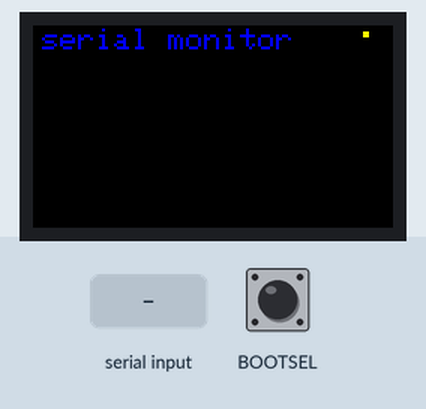
Simulated run of this program. Board: Raspberry Pi Pico. On the bench: 240×135 colour display. The inputs (shaded band) are chosen by the test bench; at power-on: BOOTSEL HIGH.

Above: at 1.3 s.
1.4 s: BOOTSEL pulled LOW for 0.15 s
At 2.6 s:
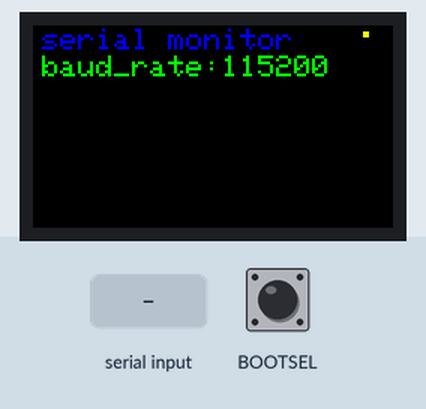
3.0 s: BOOTSEL pulled LOW for 1 s
At 4.4 s:
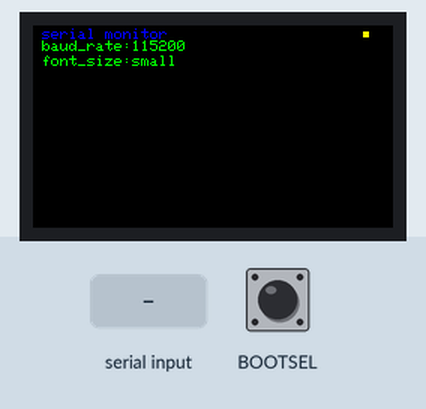
5.5 s: BOOTSEL pulled LOW for 3.2 s
At 6.4 s:
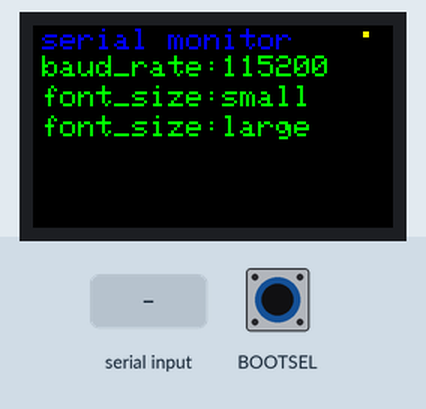
10.2 s: "1\n" received over the second serial link
At 11.0 s:
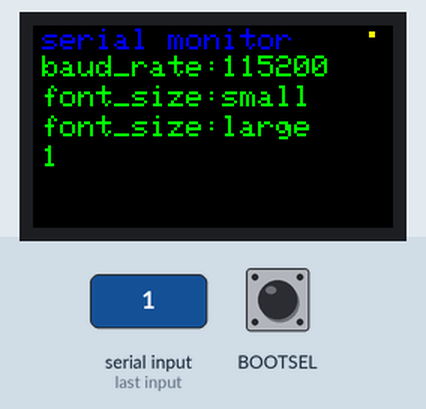
11.8 s: "0\n" received over the second serial link
At 12.5 s:
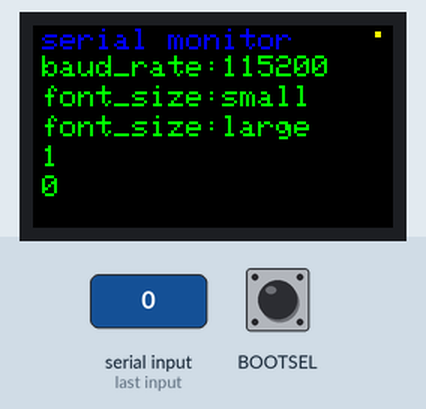
13.4 s: BOOTSEL pulsed LOW 5 times (0.12 s each, 0.3 s apart)
At 14.31 s:
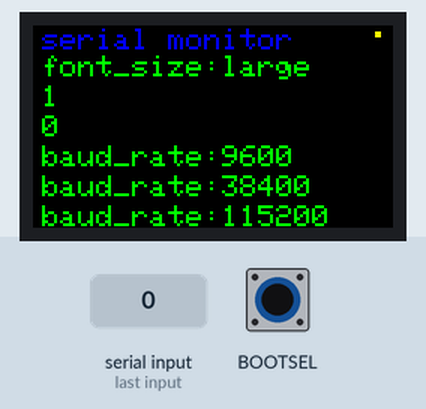
Timing chart, 0 to 16.4 s (numbered marks = the images above; inputs shaded):
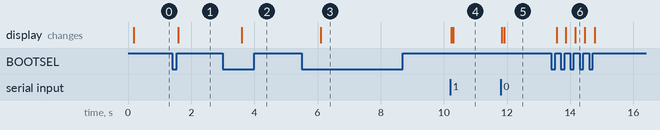

Measured:
- after the input at 1.4 s, the display: changes after 0.19 s (image 1)
- after the input at 3.0 s, the display: changes after 0.59 s (image 2)
- after the input at 5.5 s, the display: changes after 0.60 s (image 3)
- after the input at 10.2 s, the display: first changes at once (image 4 shows a later state)
- after the input at 11.8 s, the display: first changes at once (image 5 shows a later state)
- after the input at 13.4 s, the display: first changes after 0.17 s (image 6 shows a later state)

The program:

main.cpp
```cpp
#include <Adafruit_GFX.h>
#include <Adafruit_ST7789.h>
#include <SPI.h>
#include <list>

// RP2040-GEEKのLCD表示参考
// https://tamanegi.digick.jp/computer-embedded/mcuboa/rp2040geek/

#define TFT_CS 9
#define TFT_RST 12
#define TFT_DC 8
#define TFT_MOSI 11
#define TFT_SCK 10

#define UART0_TX 28
#define UART0_RX 29

const int baudRates[] = {9600, 38400, 115200};

enum {
  Render_Full = 1,
  Render_Indicator = 2,
};

std::list<String> logLines;
int renderRequest = 0;
bool useLargeFont = true;
int baudIndex = 1;
int receiveIndicatorPhase = 0;
bool serialReceived = false;

Adafruit_ST7789 tft = Adafruit_ST7789(&SPI1, TFT_CS, TFT_DC, TFT_RST);

bool readButton() { return BOOTSEL; }

void addLogLine(String text) {
  logLines.push_back(text);
  auto dispalyLinesCapacity = useLargeFont ? 6 : 12;
  while (logLines.size() > dispalyLinesCapacity) {
    logLines.pop_front();
  }
  renderRequest = Render_Full;
}

void updateSerialBaudRate() {
  auto baud = baudRates[baudIndex];
  Serial1.end();
  Serial1.begin(baud);
}

void setup(void) {
  SPI1.setSCK(TFT_SCK);
  SPI1.setTX(TFT_MOSI);
  tft.init(135, 240);
  tft.setRotation(3);
  tft.setTextSize(2);

  Serial1.setTX(UART0_TX);
  Serial1.setRX(UART0_RX);
  updateSerialBaudRate();
  renderRequest = Render_Full;
}

void taskReadSerial() {
  static String lineBuf = "";
  auto lineCapacity = useLargeFont ? 19 : 38;

  while (Serial1.available()) {
    serialReceived = true;
    char chr = Serial1.read();
    if (chr != '\n') {
      lineBuf += chr;
    }
    if (chr == '\n' || chr == '\0' || lineBuf.length() >= lineCapacity) {
      addLogLine(lineBuf);
      lineBuf = "";
    }
  }
}

void taskUpdateReceiveIndicator() {
  static uint tick = 0;
  if (++tick % 100 == 0) {
    if (serialReceived) {
      receiveIndicatorPhase = (receiveIndicatorPhase + 1) % 4;
      renderRequest = Render_Indicator;
      serialReceived = false;
    }
  }
}

void taskRenderDisplay() {
  if (renderRequest == Render_Full) {
    // 全体描画

    // 画面クリア
    tft.fillScreen(ST77XX_BLACK);

    // タイトル
    tft.setTextSize(useLargeFont ? 2 : 1);
    tft.setTextColor(ST77XX_BLUE);
    tft.setCursor(6, 2);
    tft.println("serial monitor");

    // ログ
    tft.setTextColor(ST77XX_GREEN);
    auto lineHeight = useLargeFont ? 20 : 10;
    auto numLogLines = logLines.size();
    auto i = 0;
    for (auto line : logLines) {
      tft.setCursor(6, lineHeight + lineHeight * i);
      tft.println(line);
      i++;
    }

    // 受信インジケータ
    auto px = 220 + receiveIndicatorPhase * 4;
    tft.fillRect(px, 4, 4, 4, ST77XX_YELLOW);

  } else if (renderRequest == Render_Indicator) {
    // 受信インジケータのみ更新
    for (auto i = 0; i < 4; i++) {
      auto px = 220 + i * 4;
      auto active = i == receiveIndicatorPhase;
      tft.fillRect(px, 4, 4, 4, active ? ST77XX_YELLOW : ST77XX_BLACK);
    }
  }
  renderRequest = 0;
}

void actionShiftBaudRate() {
  // ボタンを短く押したときのハンドラ
  // BuadRateを 9600-->38400-->12500の順にシフト
  // デフォルトは38400bps
  baudIndex = (baudIndex + 1) % 3;
  auto baud = baudRates[baudIndex];
  String message = "baud_rate:" + String(baud);
  addLogLine(message);
  updateSerialBaudRate();
}

void actionShiftFontSize() {
  // ボタンを長押ししたときのハンドラ
  // 文字サイズの大小切り替え
  // デフォルトは大
  useLargeFont = !useLargeFont;
  String message = "font_size:" + String(useLargeFont ? "large" : "small");
  addLogLine(message);
}

void taskHandleButton() {
  static int tick = 0;
  static int prevPressed = false;
  static int holdTick = 0;
  static bool actionResolved = false;
  if (tick % 10 == 0) {
    bool pressed = readButton();
    if (!prevPressed && pressed) {
      // ボタン押し始め
      holdTick = 0;
      actionResolved = false;
    }
    if (pressed && !actionResolved) {
      holdTick++;
      if (holdTick >= 50) {
        // ボタン押してを500ms以上ホールド
        actionShiftFontSize();
        actionResolved = true;
      }
    }
    if (prevPressed && !pressed && !actionResolved) {
      // ボタンを押してすぐ離した場合
      actionShiftBaudRate();
      actionResolved = true;
    }
    prevPressed = pressed;
  }
  tick++;
}

void loop() {
  taskReadSerial();
  taskUpdateReceiveIndicator();
  taskRenderDisplay();
  taskHandleButton();
  delay(1);
}
```
